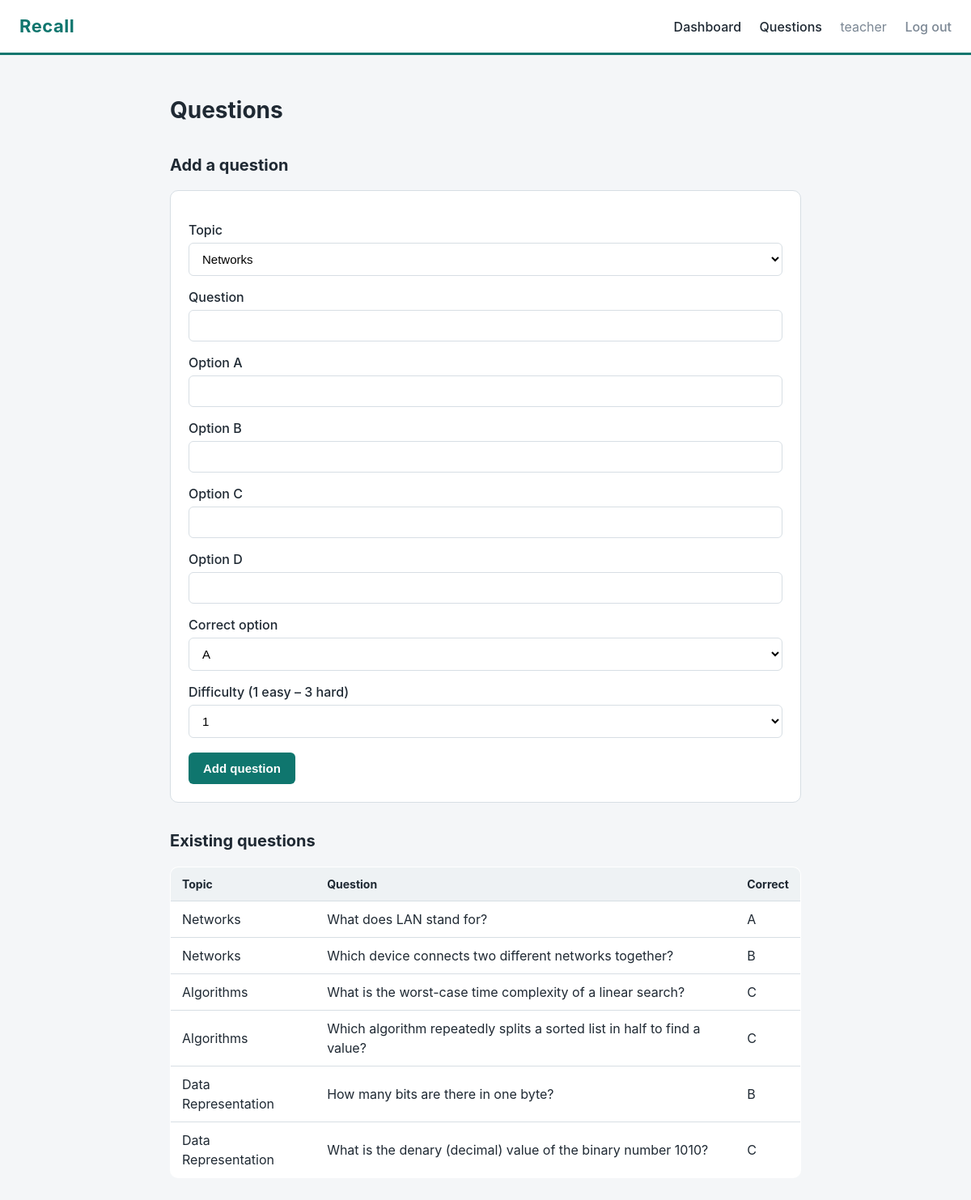
Page /teacher/questions (signed in) on the committed database.
### models.py (models this page shows, shortened)
class User(database.Model, UserMixin):
    __tablename__ = "users"
    id = database.Column(database.Integer, primary_key=True)
    username = database.Column(database.String(80), unique=True, nullable=False)
    password_hash = database.Column(database.String(256), nullable=False)
    role = database.Column(database.String(20), nullable=False)
    responses = database.relationship("Response", backref="user", lazy=True)
    schedule_states = database.relationship("ScheduleState", backref="user", lazy=True)

class Question(database.Model):
    __tablename__ = "questions"
    id = database.Column(database.Integer, primary_key=True)
    topic_id = database.Column(database.Integer, database.ForeignKey("topics.id"), nullable=False)
    question_text = database.Column(database.String(500), nullable=False)
    option_a = database.Column(database.String(200), nullable=False)
    option_b = database.Column(database.String(200), nullable=False)
    option_c = database.Column(database.String(200), nullable=False)
    option_d = database.Column(database.String(200), nullable=False)
    correct_option = database.Column(database.String(1), nullable=False)
    difficulty = database.Column(database.Integer, nullable=False, default=1)
    responses = database.relationship("Response", backref="question", lazy=True)
    schedule_states = database.relationship("ScheduleState", backref="question", lazy=True)

class Topic(database.Model):
    __tablename__ = "topics"
    id = database.Column(database.Integer, primary_key=True)
    name = database.Column(database.String(120), unique=True, nullable=False)
    questions = database.relationship("Question", backref="topic", lazy=True)

### app.py (the view, shortened to what this page needs)
@app.route("/teacher/questions", methods=["GET", "POST"])
@login_required
def manage_questions():
    if current_user.role != "teacher":
        flash("That page is for teachers.")
        return redirect(url_for("home"))
    all_topics = Topic.query.all()
    all_questions = Question.query.all()
    return render_template(
        "manage_questions.html",
        topics=all_topics,
        questions=all_questions,
    )

### app.py (called while the page is built)
@login_manager.user_loader
def load_user(user_id):
    return User.query.get(int(user_id))

### templates/manage_questions.html (shortened to what this page needs)
{% extends "base.html" %}
{% block content %}
<h1>Questions</h1>
<h2>Add a question</h2>
<form method="POST" action="{{ url_for('manage_questions') }}" class="card form">
    <label for="topic_id">Topic</label>
    <select id="topic_id" name="topic_id">
        {% for topic in topics %}
            <option value="{{ topic.id }}">{{ topic.name }}</option>
        {% endfor %}
    </select>
    <label for="question_text">Question</label>
    <input type="text" id="question_text" name="question_text">
    <label for="option_a">Option A</label>
    <input type="text" id="option_a" name="option_a">
    <label for="option_b">Option B</label>
    <input type="text" id="option_b" name="option_b">
    <label for="option_c">Option C</label>
    <input type="text" id="option_c" name="option_c">
    <label for="option_d">Option D</label>
    <input type="text" id="option_d" name="option_d">
    <label for="correct_option">Correct option</label>
    <select id="correct_option" name="correct_option">
        <option value="A">A</option>
    </select>
    <label for="difficulty">Difficulty (1 easy – 3 hard)</label>
    <select id="difficulty" name="difficulty">
        <option value="1">1</option>
    </select>
    <button type="submit">Add question</button>
</form>
<h2>Existing questions</h2>
{% if questions %}
    <table class="results-table">
        <tr>
            <th>Topic</th>
            <th>Question</th>
            <th>Correct</th>
        </tr>
        {% for question in questions %}
            <tr>
                <td>{{ question.topic.name }}</td>
                <td>{{ question.question_text }}</td>
                <td>{{ question.correct_option }}</td>
            </tr>
        {% endfor %}
    </table>
{% else %}
    <p>No questions yet. Add the first one above.</p>
{% endif %}
{% endblock %}

### templates/base.html (shortened to what this page needs)
<!DOCTYPE html>
<html lang="en">
<head>
    <link rel="stylesheet" href="{{ url_for('static', filename='style.css') }}">
</head>
<body>
    <header class="site-header">
        <a class="brand" href="{{ url_for('home') }}">Recall</a>
        <nav class="site-nav">
            {% if current_user.is_authenticated %}
                {% if current_user.role == "teacher" %}
                    <a href="{{ url_for('teacher_dashboard') }}">Dashboard</a>
                    <a href="{{ url_for('manage_questions') }}">Questions</a>
                {% endif %}
                <span class="who">{{ current_user.username }}</span>
                <a class="logout" href="{{ url_for('logout') }}">Log out</a>
            {% else %}
                <a href="{{ url_for('login') }}">Log in</a>
                <a href="{{ url_for('register') }}">Register</a>
            {% endif %}
        </nav>
    </header>
    <main class="page">
        {% block content %}{% endblock %}
    </main>
</body>
</html>

### static/style.css (style rules this page uses)
:root { --ink: #1f2933; --muted: #7b8794; --page: #f4f6f8; --surface: #ffffff; --line: #d7dee4; --brand: #0f766e; --brand-dark: #0b5750; --highlight: #f59e0b; --correct: #15803d; --wrong: #b91c1c; }
* { box-sizing: border-box; }
body { margin: 0; font-family: -apple-system, "Segoe UI", Roboto, Helvetica, Arial, sans-serif; color: var(--ink); background-color: var(--page); line-height: 1.5; }
.site-header { display: flex; align-items: center; justify-content: space-between; padding: 16px 24px; background-color: var(--surface); border-bottom: 3px solid var(--brand); }
.brand { font-size: 22px; font-weight: 700; letter-spacing: 0.5px; color: var(--brand); text-decoration: none; }
.site-nav a { margin-left: 18px; color: var(--ink); text-decoration: none; font-weight: 500; }
.site-nav .who { margin-left: 18px; color: var(--muted); }
.site-nav .logout { color: var(--muted); }
.page { max-width: 820px; margin: 0 auto; padding: 28px 20px 60px; }
h1 { font-size: 28px; margin-bottom: 6px; }
h2 { font-size: 20px; margin-top: 32px; }
.card { background-color: var(--surface); border: 1px solid var(--line); border-radius: 10px; padding: 22px; margin-top: 16px; }
.form label { display: block; margin-top: 14px; margin-bottom: 4px; font-weight: 500; }
input[type="text"], input[type="password"], select { width: 100%; padding: 10px 12px; border: 1px solid var(--line); border-radius: 6px; font-size: 15px; background-color: #fff; }
button, .button { display: inline-block; margin-top: 18px; margin-right: 8px; padding: 11px 18px; background-color: var(--brand); color: #fff; border: none; border-radius: 6px; font-size: 15px; font-weight: 600; text-decoration: none; cursor: pointer; }
.results-table { width: 100%; border-collapse: collapse; margin-top: 16px; background-color: var(--surface); border: 1px solid var(--line); border-radius: 10px; overflow: hidden; }
.results-table th, .results-table td { text-align: left; padding: 10px 14px; border-bottom: 1px solid var(--line); }
.results-table th { background-color: #eef2f4; font-size: 14px; }

### rows in the picture
User: username "teacher"
Question: topic.name "Networks", question_text "What does LAN stand for?", correct_option "A"
Question: topic.name "Networks", question_text "Which device connects two different networks together?", correct_option "B"
Question: topic.name "Algorithms", question_text "What is the worst-case time complexity of a linear search?", correct_option "C"
Question: topic.name "Algorithms", question_text "Which algorithm repeatedly splits a sorted list in half to find a value?", correct_option "C"
Question: topic.name "Data Representation", question_text "How many bits are there in one byte?", correct_option "B"
Question: topic.name "Data Representation", question_text "What is the denary (decimal) value of the binary number 1010?", correct_option "C"

### other values in the picture
form field topic_id "Networks"
